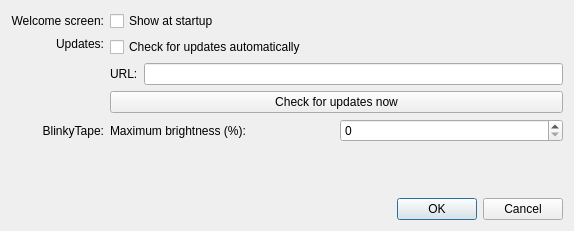
<?xml version="1.0" encoding="UTF-8"?>
<ui version="4.0">
 <class>Preferences</class>
 <widget class="QDialog" name="Preferences">
  <property name="windowModality">
   <enum>Qt::WindowModal</enum>
  </property>
  <property name="geometry">
   <rect>
    <x>0</x>
    <y>0</y>
    <width>574</width>
    <height>231</height>
   </rect>
  </property>
  <property name="windowTitle">
   <string>Preferences</string>
  </property>
  <layout class="QVBoxLayout" name="verticalLayout">
   <item>
    <layout class="QGridLayout" name="gridLayout">
     <item row="2" column="0">
      <widget class="QLabel" name="label_4">
       <property name="text">
        <string>BlinkyTape:</string>
       </property>
       <property name="alignment">
        <set>Qt::AlignRight|Qt::AlignTrailing|Qt::AlignVCenter</set>
       </property>
      </widget>
     </item>
     <item row="0" column="0">
      <widget class="QLabel" name="label">
       <property name="text">
        <string>Welcome screen:</string>
       </property>
       <property name="alignment">
        <set>Qt::AlignRight|Qt::AlignTrailing|Qt::AlignVCenter</set>
       </property>
      </widget>
     </item>
     <item row="1" column="1">
      <layout class="QVBoxLayout" name="verticalLayout_2">
       <item>
        <widget class="QCheckBox" name="automaticUpdateCheck">
         <property name="text">
          <string>Check for updates automatically</string>
         </property>
        </widget>
       </item>
       <item>
        <layout class="QHBoxLayout" name="horizontalLayout">
         <item>
          <widget class="QLabel" name="label_2">
           <property name="text">
            <string>URL:</string>
           </property>
          </widget>
         </item>
         <item>
          <widget class="QLineEdit" name="updateURL"/>
         </item>
        </layout>
       </item>
       <item>
        <widget class="QPushButton" name="checkForUpdates">
         <property name="text">
          <string>Check for updates now</string>
         </property>
        </widget>
       </item>
      </layout>
     </item>
     <item row="0" column="1">
      <widget class="QCheckBox" name="showWelcomeScreen">
       <property name="text">
        <string>Show at startup</string>
       </property>
      </widget>
     </item>
     <item row="1" column="0">
      <widget class="QLabel" name="label_3">
       <property name="text">
        <string>Updates:</string>
       </property>
       <property name="alignment">
        <set>Qt::AlignRight|Qt::AlignTop|Qt::AlignTrailing</set>
       </property>
      </widget>
     </item>
     <item row="2" column="1">
      <layout class="QHBoxLayout" name="horizontalLayout_3">
       <item>
        <widget class="QLabel" name="label_5">
         <property name="text">
          <string>Maximum brightness (%):</string>
         </property>
        </widget>
       </item>
       <item>
        <widget class="QSpinBox" name="blinkyTapeMaxBrightness"/>
       </item>
      </layout>
     </item>
    </layout>
   </item>
   <item>
    <spacer name="verticalSpacer">
     <property name="orientation">
      <enum>Qt::Vertical</enum>
     </property>
     <property name="sizeHint" stdset="0">
      <size>
       <width>20</width>
       <height>40</height>
      </size>
     </property>
    </spacer>
   </item>
   <item>
    <widget class="QDialogButtonBox" name="buttonBox">
     <property name="orientation">
      <enum>Qt::Horizontal</enum>
     </property>
     <property name="standardButtons">
      <set>QDialogButtonBox::Cancel|QDialogButtonBox::Ok</set>
     </property>
    </widget>
   </item>
  </layout>
 </widget>
 <resources/>
 <connections>
  <connection>
   <sender>buttonBox</sender>
   <signal>accepted()</signal>
   <receiver>Preferences</receiver>
   <slot>accept()</slot>
   <hints>
    <hint type="sourcelabel">
     <x>248</x>
     <y>254</y>
    </hint>
    <hint type="destinationlabel">
     <x>157</x>
     <y>274</y>
    </hint>
   </hints>
  </connection>
  <connection>
   <sender>buttonBox</sender>
   <signal>rejected()</signal>
   <receiver>Preferences</receiver>
   <slot>reject()</slot>
   <hints>
    <hint type="sourcelabel">
     <x>316</x>
     <y>260</y>
    </hint>
    <hint type="destinationlabel">
     <x>286</x>
     <y>274</y>
    </hint>
   </hints>
  </connection>
 </connections>
</ui>
